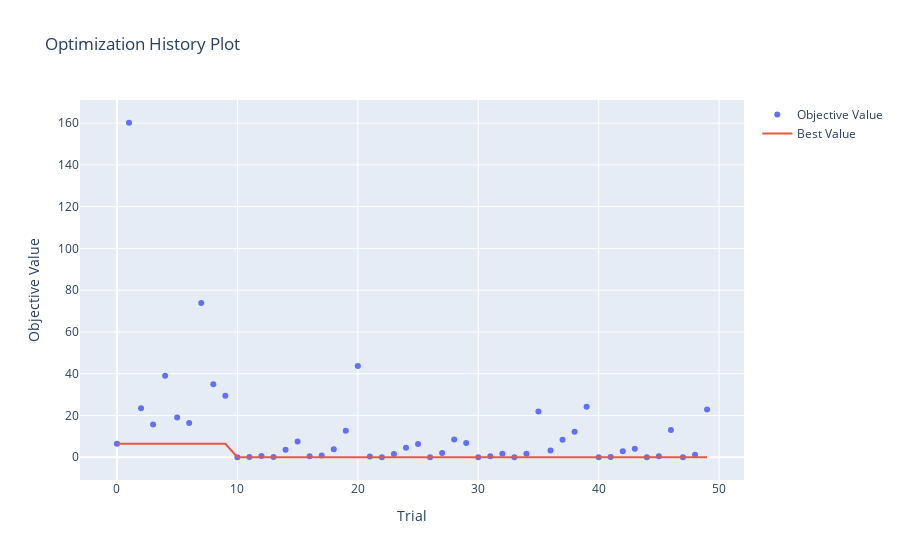

Notebook code cell kept with this figure:
### Code cell
study_simple = optuna.create_study()
study_simple.optimize(objective, n_trials=50)
from optuna import visualization

visualization.plot_optimization_history(study_simple)
